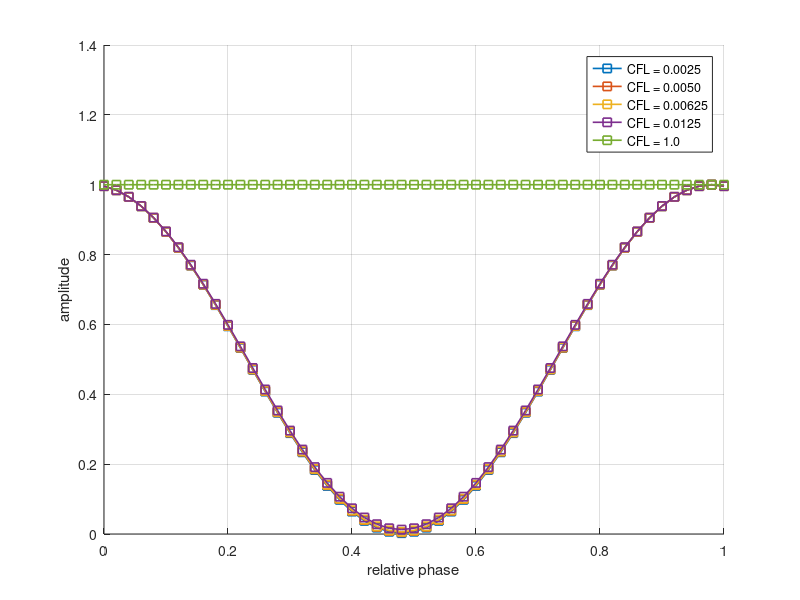

Write MATLAB code to recreate this figure.
%% phase
L = 1.0 ;
dx = L/50.0 ;
x = 0 : dx :  L ;
nx = length(x) ;
cfl = [0.0025,0.0050,0.00625,0.0125,1] ;

for icfl = 1 : length(cfl)
  for ix = 1 : nx
            k(ix) = 2.0*pi*ix/(2.0*L) ;
            beta(ix) = k(ix)*dx ;
            amplitude(ix) = cos(beta(ix))^2.0 + cfl(icfl)*sin(beta(ix))^2.0 ;
         %  phi(ix) = atan(-cfl(icfl)*tan(beta(ix))) ;
      end
    
    figure(2)
    hold on
    grid on
    plot (x,amplitude,'-s','linewidth',1.2)
    xlabel 'relative phase'
    ylabel amplitude
end
legend('CFL = 0.0025','CFL = 0.0050','CFL = 0.00625','CFL = 0.0125','CFL = 1.0') 
